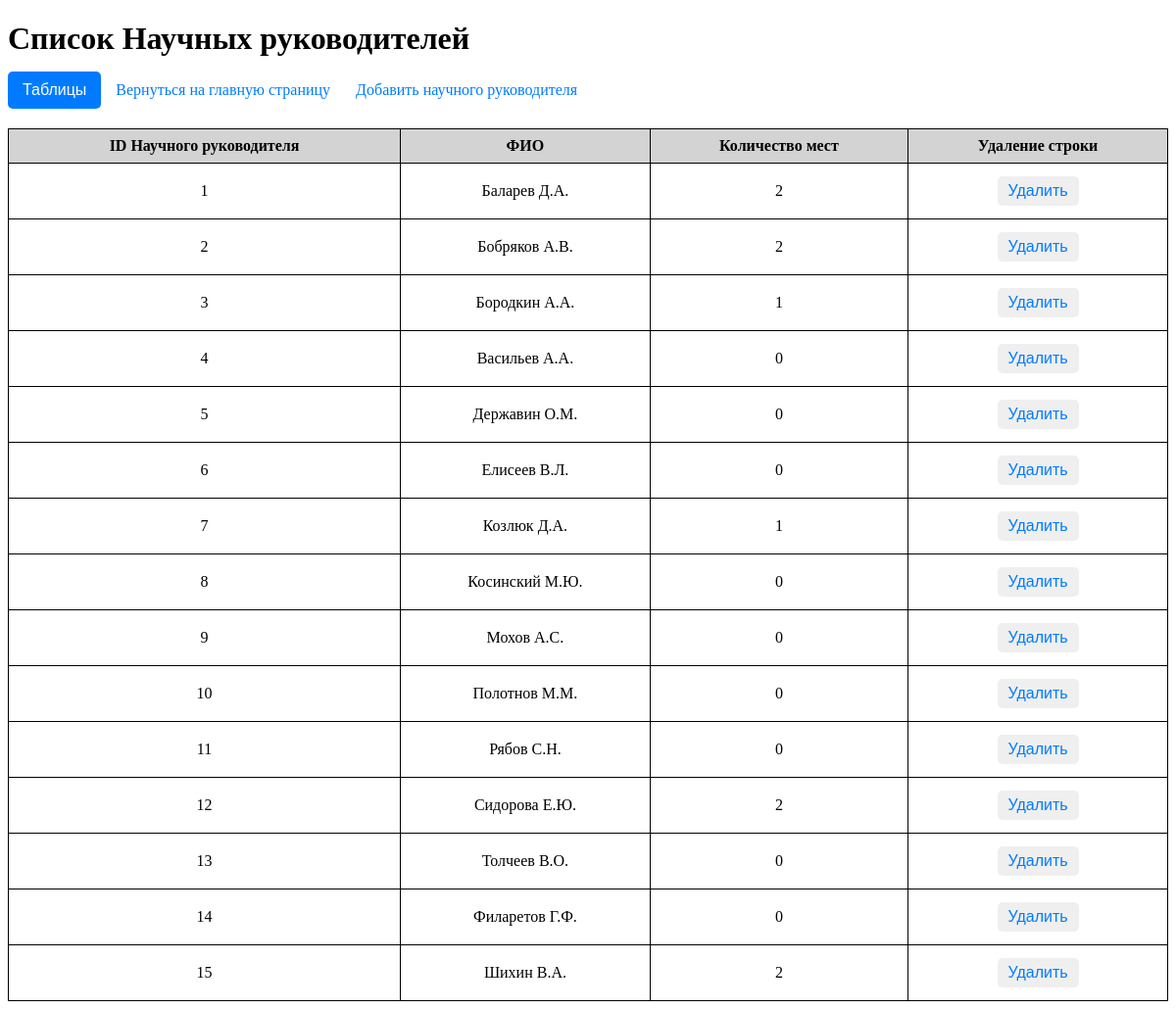
The page /advisers on the database as committed earlier.
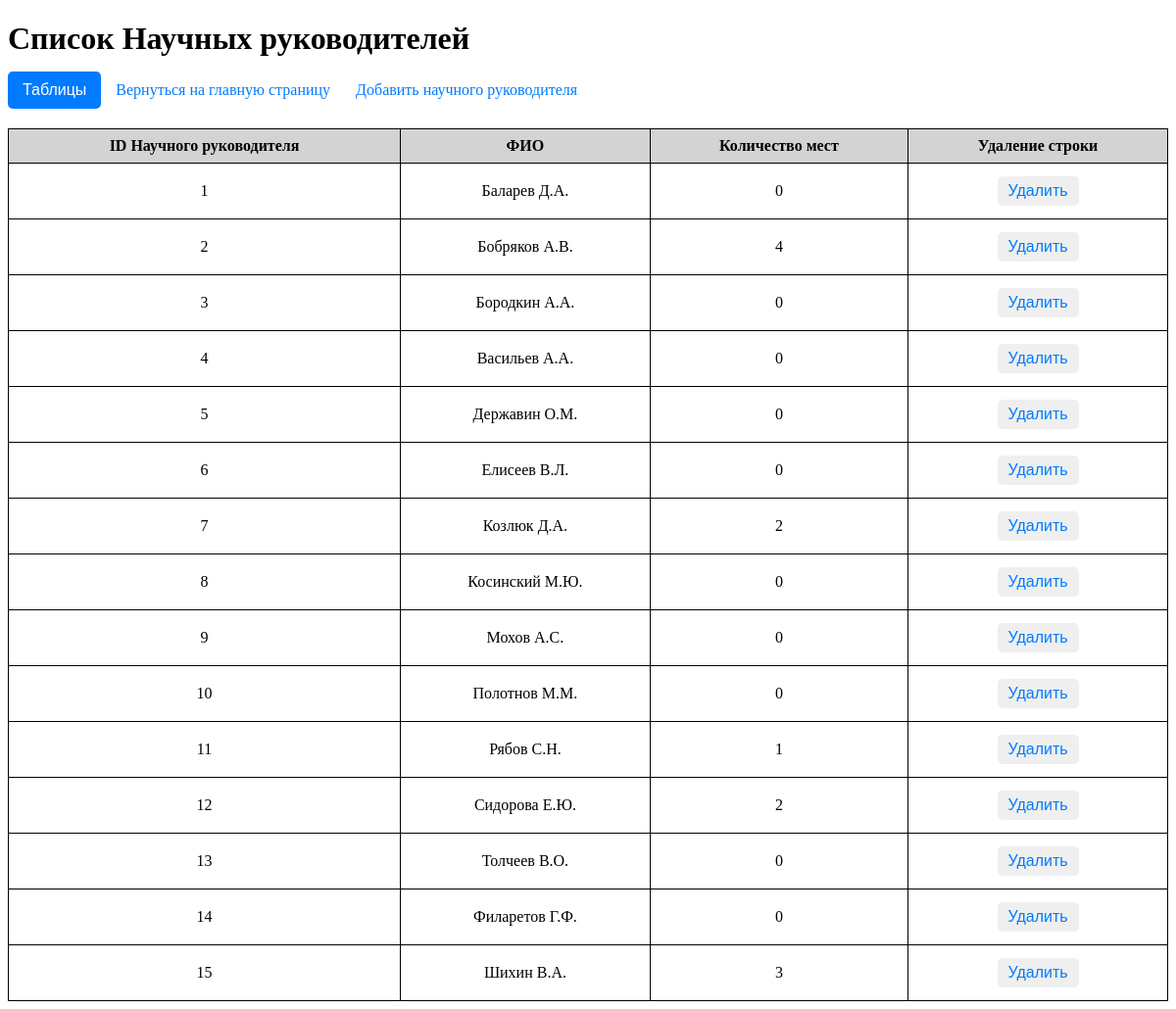
The same page on the database as committed later.
### models.py (models this page shows)
class Adviser(Base):
    __tablename__ = 'advisers'
    adviser_id = Column(Integer, primary_key=True)
    firstname = Column(String, nullable=False)
    lastname = Column(String, nullable=False)
    patronymic = Column(String, nullable=False)
    number_of_places = Column(Integer, nullable=False)
    adviser_themes = relationship("AdviserTheme", back_populates="adviser")
    distributions = relationship("Distribution", back_populates="adviser")

### app.py (the view)
@app.route("/advisers")
def display_advisers():
    advisers = adviser_repository.get_all(Adviser)
    return render_template("adviser_data.html", advisers=advisers)

### repositories.py (called while the page is built)
    def get_all(self, model) -> list:
        with self.Session() as session:
            return session.query(model).all()

### templates/adviser_data.html (shortened to what this page needs)
<!DOCTYPE html>
<html lang="en">
<head>
</head>
<body>
    <h1>Список Научных руководителей</h1>
        {% include 'dropdown_tables.html' %}
    <a href="{{ url_for('index') }}">Вернуться на главную страницу</a>
    <a href="{{ url_for('add_adviser') }}">Добавить научного руководителя</a>
    <table>
        <tr>
            <th>ID Научного руководителя</th>
            <th>ФИО</th>
            <th>Количество мест</th>
            <th>Удаление строки</th>
        </tr>
        {% for adviser in advisers %}
        <tr>
            <td>{{ adviser.adviser_id }}</td>
            <td>{{ adviser.firstname }} {{ adviser.lastname[0]}}.{{ adviser.patronymic[0] }}.</td>
            <td>{{ adviser.number_of_places }}</td>
            <td>
            <button onclick="showDeleteConfirmationAdviser({{ adviser.adviser_id }}, '{{ adviser.firstname }}', '{{ adviser.lastname }}', '{{ adviser.patronymic }}')">Удалить</button>
            </td>
        </tr>
        {% endfor %}
    </table>
</body>
</html>

Rows that differ between the two databases and show on the page:
changed Adviser "Баларев": number_of_places "2" → "0"
changed Adviser "Бобряков": number_of_places "2" → "4"
changed Adviser "Бородкин": number_of_places "1" → "0"
changed Adviser "Козлюк": number_of_places "1" → "2"
changed Adviser "Рябов": number_of_places "0" → "1"
changed Adviser "Шихин": number_of_places "2" → "3"
